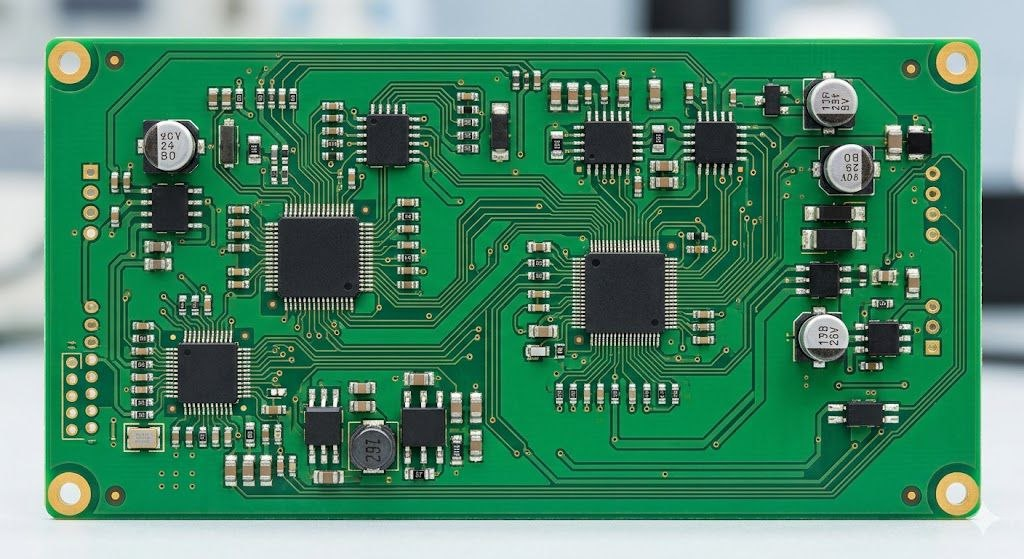
#> input picture template.jpg, 1024 x 559 px
$ python PCB_Defect_Inspection.py
#> lines starting #> are read from the running program, lines starting #| are printed output that depends on the picture; after the words box and inside, x2 and y2 are one past the last pixel; in counts of white or black regions, pixels touching at a corner belong together
import cv2
import numpy as np

orgial_PCB = cv2.imread('template.jpg')
#> orgial_PCB is the input picture: shape (559, 1024, 3); mean B, G, R 104.4, 134.4, 74.5
Tested_PCB = cv2.imread('defect.jpg')
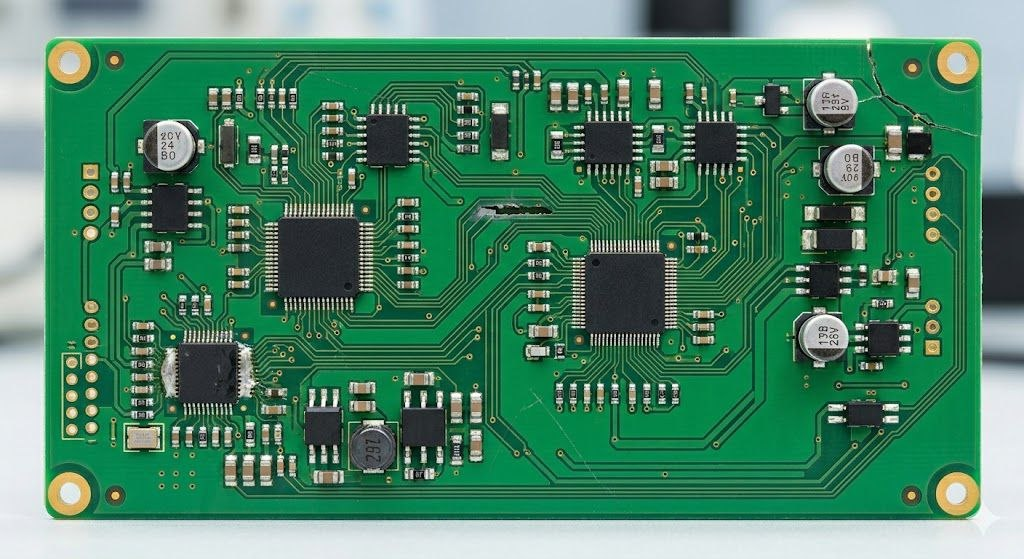
#> input picture defect.jpg, 1024 x 559 px
#> Tested_PCB is the input picture: shape (559, 1024, 3); mean B, G, R 103.2, 132, 74.1

gray_base = cv2.cvtColor(orgial_PCB, cv2.COLOR_BGR2GRAY)
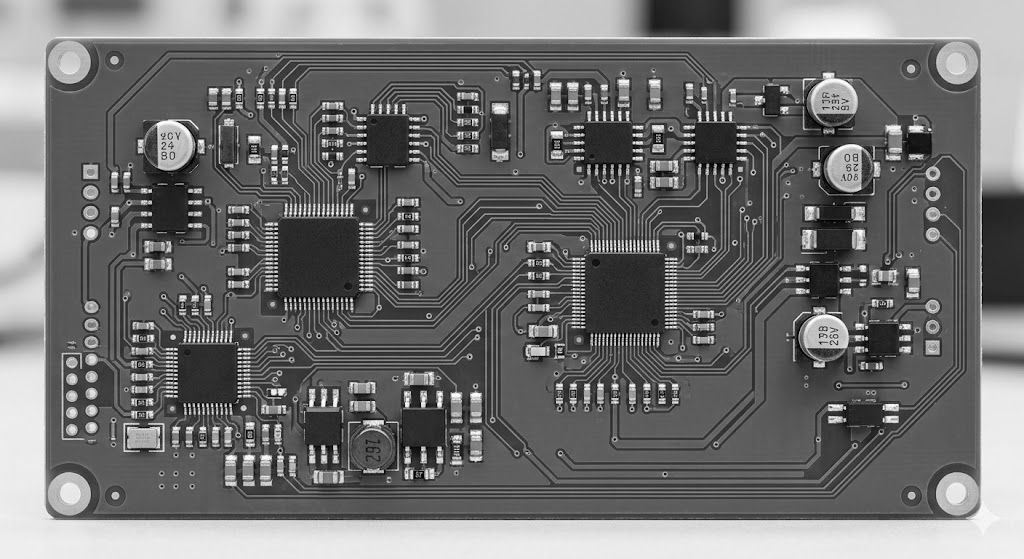
#> gray_base: shape (559, 1024); min 0, max 255, mean 113.1
gray_sample = cv2.cvtColor(Tested_PCB, cv2.COLOR_BGR2GRAY)
difference = cv2.absdiff(gray_base, gray_sample)
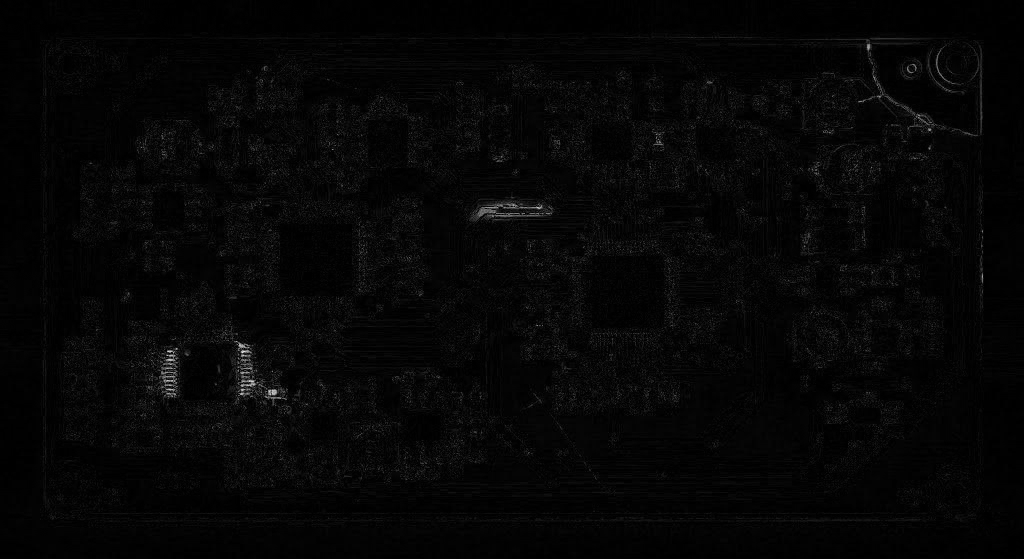
#> difference: shape (559, 1024); min 0, max 233, mean 5.7

_, binary_result = cv2.threshold(difference, 30, 255, cv2.THRESH_BINARY)
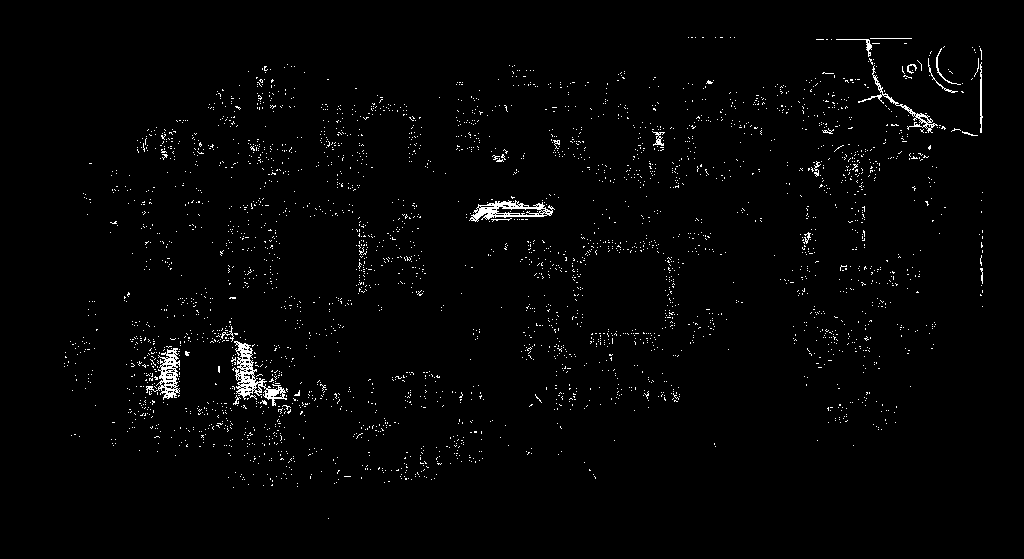
#> binary_result: shape (559, 1024); 1.7% white in thin lines or dots, all inside (x1, y1, x2, y2) = (64, 37, 983, 519)

contours, _ = cv2.findContours(binary_result, cv2.RETR_EXTERNAL, cv2.CHAIN_APPROX_SIMPLE)
#> contours = 3321 contours, 3312 with area under 20; largest, box (x1, y1, x2, y2) and area: (232, 341, 287, 406) 985, (469, 200, 555, 222) 918, (146, 348, 180, 400) 664, (858, 65, 938, 133) 293, (980, 62, 983, 133) 58
for c in contours:
    if cv2.contourArea(c) >5:
        (x, y, w, h) = cv2.boundingRect(c)
        cv2.rectangle(Tested_PCB, (x, y), (x + w, y + h), (0 ,0 ,255), 2)

        cv2.imshow('Detection Result', Tested_PCB)
#> this loop made 3321 passes
#> (x, y, w, h) on passes 504, 554, 604, 749, 851, 884, 960, 1155, 1570, 1921, 2141, 2398: (260, 400, 7, 5), (233, 395, 8, 10), (294, 390, 6, 6), (218, 366, 2, 7), (185, 351, 5, 5), (146, 348, 34, 52), (232, 341, 55, 65), (221, 326, 13, 16), (980, 268, 3, 16), (803, 232, 8, 12), (469, 200, 86, 22), (852, 164, 6, 6)
#> c on passes 1 to 6: [[328, 518]], [[233, 487]], [[297, 486]], [[263, 485]], [[272, 484], [271, 485], [272, 485]], [[248, 484]]
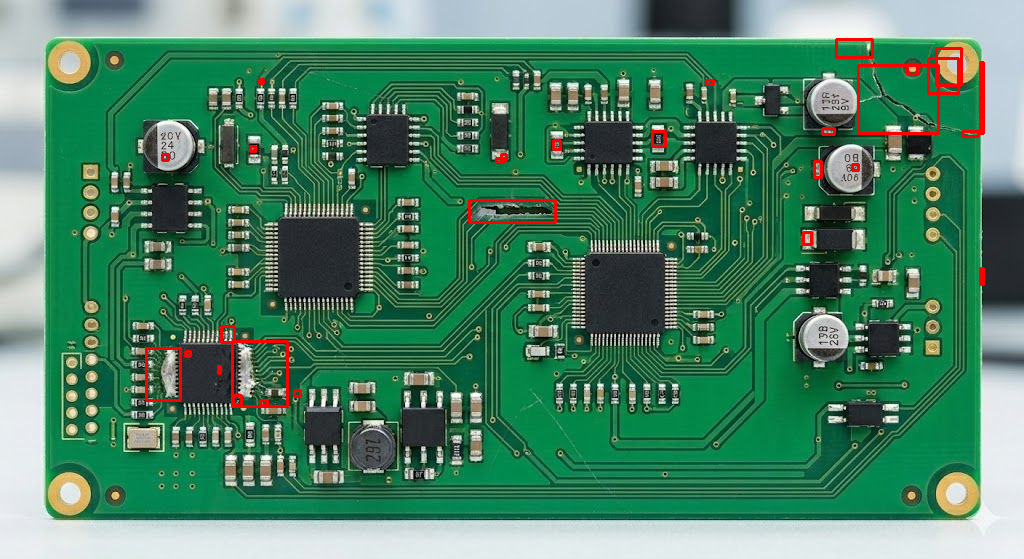
#> Tested_PCB: shape (559, 1024, 3); 1.04% of pixels changed, all inside (x1, y1, x2, y2) = (145, 38, 985, 408)
cv2.waitKey(0)
cv2.destroyAllWindows()
